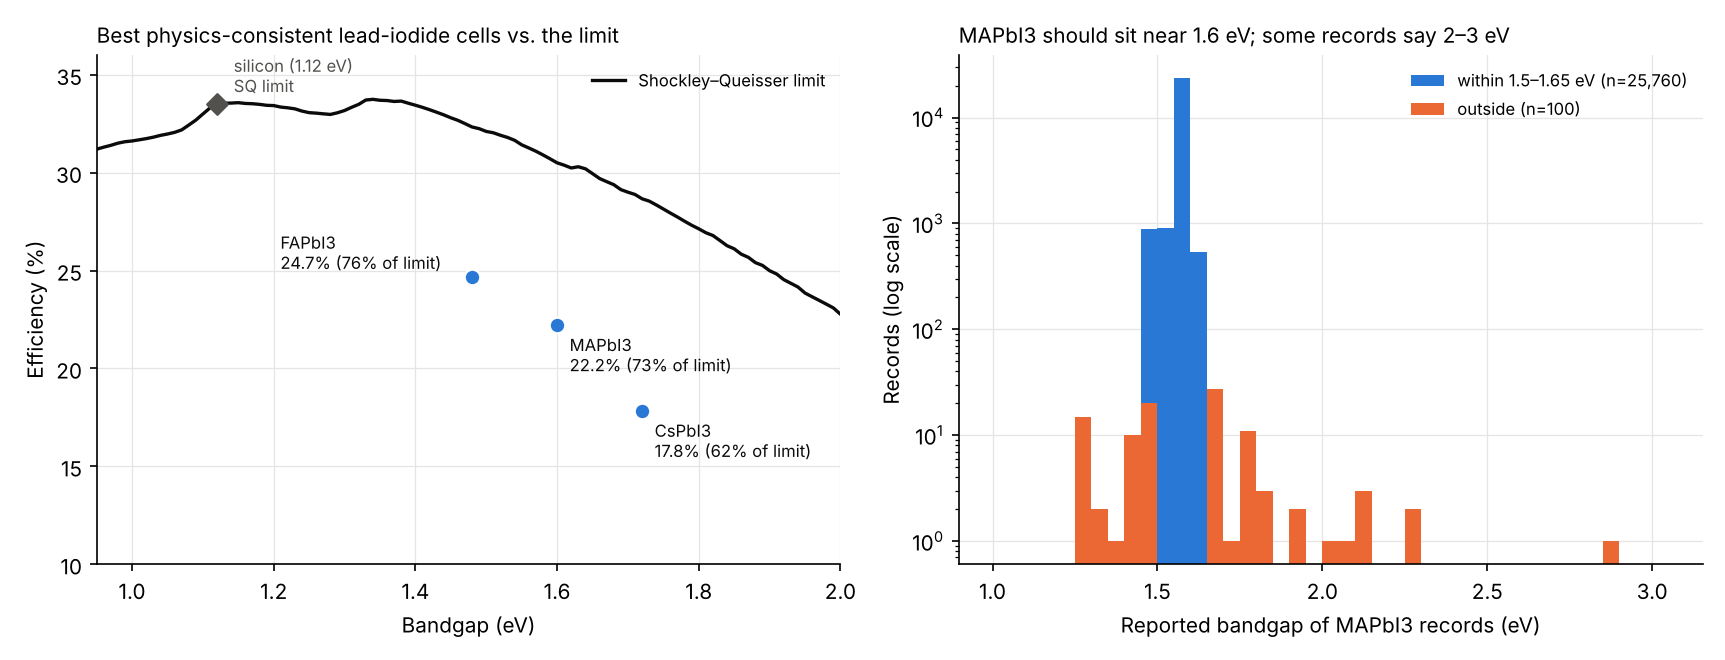

Reproduce this figure in Python.
"""Lead-halide spotlight + silicon reference. Reads lattice.duckdb; does NOT change the audit flags or the evaluation.
Usage: python spotlight.py   -> spotlight_summary.txt, spotlight.png
Reference bandgap ranges below are PROVISIONAL (to be confirmed by a domain expert)."""
import duckdb, numpy as np
import matplotlib; matplotlib.use("Agg"); import matplotlib.pyplot as plt
import physics_checks as pc
BLUE, ORG, INK, MUTED, GRID = "#2a78d6", "#eb6834", "#0b0b0b", "#52514e", "#e6e5e1"
con = duckdb.connect("lattice.duckdb", read_only=True)
REF = {"MAPbI3": (1.60, 1.50, 1.65), "FAPbI3": (1.48, 1.40, 1.55), "CsPbI3": (1.72, 1.65, 1.80)}  # typical, low, high (eV)
SI_EG = 1.12
lines = [f"Silicon reference: Eg {SI_EG} eV -> Shockley-Queisser limit {pc.sq_limit(SI_EG):.1f}% (this code, AM1.5G). The database contains no silicon or tandem cells."]
best = {}
for comp, (eg0, lo, hi) in REF.items():
    n, mx, med = con.execute("select count(*), max(pce), median(pce) from cells_clean where composition=? and pce>1", [comp]).fetchone()
    allr, out, dois = con.execute("select count(*), sum(((eg<? or eg>?))::int), count(distinct case when eg<? or eg>? then doi end) from cells where composition=? and std_illum and eg is not null", [lo, hi, lo, hi, comp]).fetchone()
    lim = pc.sq_limit(eg0); best[comp] = (eg0, mx, lim)
    lines.append(f"{comp}: {allr} 1-sun records; reported bandgap outside {lo}-{hi} eV in {out} ({100*out/allr:.1f}%) from {dois} papers. "
                 f"Best physics-consistent PCE {mx:.2f}% = {100*mx/lim:.0f}% of the SQ limit ({lim:.1f}% at {eg0} eV); median {med:.1f}%.")
tot = con.execute("select count(*) from cells where composition in ('MAPbI3','MAPb1.0I3','FAPbI3','CsPbI3')").fetchone()[0]
lines.append(f"Pure lead-iodide compositions (MAPbI3, MAPb1.0I3, FAPbI3, CsPbI3) are {tot:,} of {con.execute('select count(*) from cells').fetchone()[0]:,} records.")
open("spotlight_summary.txt", "w").write("\n".join(lines) + "\n"); print("\n".join(lines))
fig, ax = plt.subplots(1, 2, figsize=(11.5, 4.4), dpi=150)
a = ax[0]; g = np.arange(0.95, 2.05, 0.01)
a.plot(g, [pc.sq_limit(x) for x in g], color=INK, lw=1.6, label="Shockley–Queisser limit")
a.scatter([SI_EG], [pc.sq_limit(SI_EG)], marker="D", s=50, color=MUTED, zorder=3); a.annotate("silicon (1.12 eV)\nSQ limit", (SI_EG, pc.sq_limit(SI_EG)), xytext=(8, 6), textcoords="offset points", fontsize=8, color=MUTED)
for comp, (eg0, mx, lim) in best.items():
    a.scatter([eg0], [mx], s=55, color=BLUE, zorder=3, edgecolor="white")
    a.annotate(f"{comp}\n{mx:.1f}% ({100*mx/lim:.0f}% of limit)", (eg0, mx), xytext=((-92, 4) if comp == "FAPbI3" else (6, -22)), textcoords="offset points", fontsize=8, color=INK)
a.set_xlim(0.95, 2.0); a.set_ylim(10, 36); a.set_xlabel("Bandgap (eV)"); a.set_ylabel("Efficiency (%)")
a.set_title("Best physics-consistent lead-iodide cells vs. the limit", loc="left", fontsize=10); a.legend(frameon=False, fontsize=8, loc="upper right")
b = ax[1]; r = con.execute("select eg from cells where composition='MAPbI3' and std_illum and eg is not null").fetchdf().eg
lo, hi = REF["MAPbI3"][1:]; bins = np.arange(1.0, 3.1, 0.05)
inn, outn = r[(r >= lo) & (r <= hi)], r[(r < lo) | (r > hi)]
b.hist(inn, bins=bins, color=BLUE, label=f"within {lo}–{hi} eV (n={len(inn):,})"); b.hist(outn, bins=bins, color=ORG, label=f"outside (n={len(outn)})")
b.set_yscale("log"); b.set_xlabel("Reported bandgap of MAPbI3 records (eV)"); b.set_ylabel("Records (log scale)")
b.set_title("MAPbI3 should sit near 1.6 eV; some records say 2–3 eV", loc="left", fontsize=10); b.legend(frameon=False, fontsize=8)
for x in ax:
    x.grid(color=GRID, lw=.6); x.set_axisbelow(True)
    for s in ("top", "right"): x.spines[s].set_visible(False)
fig.tight_layout(); fig.savefig("spotlight.png")
